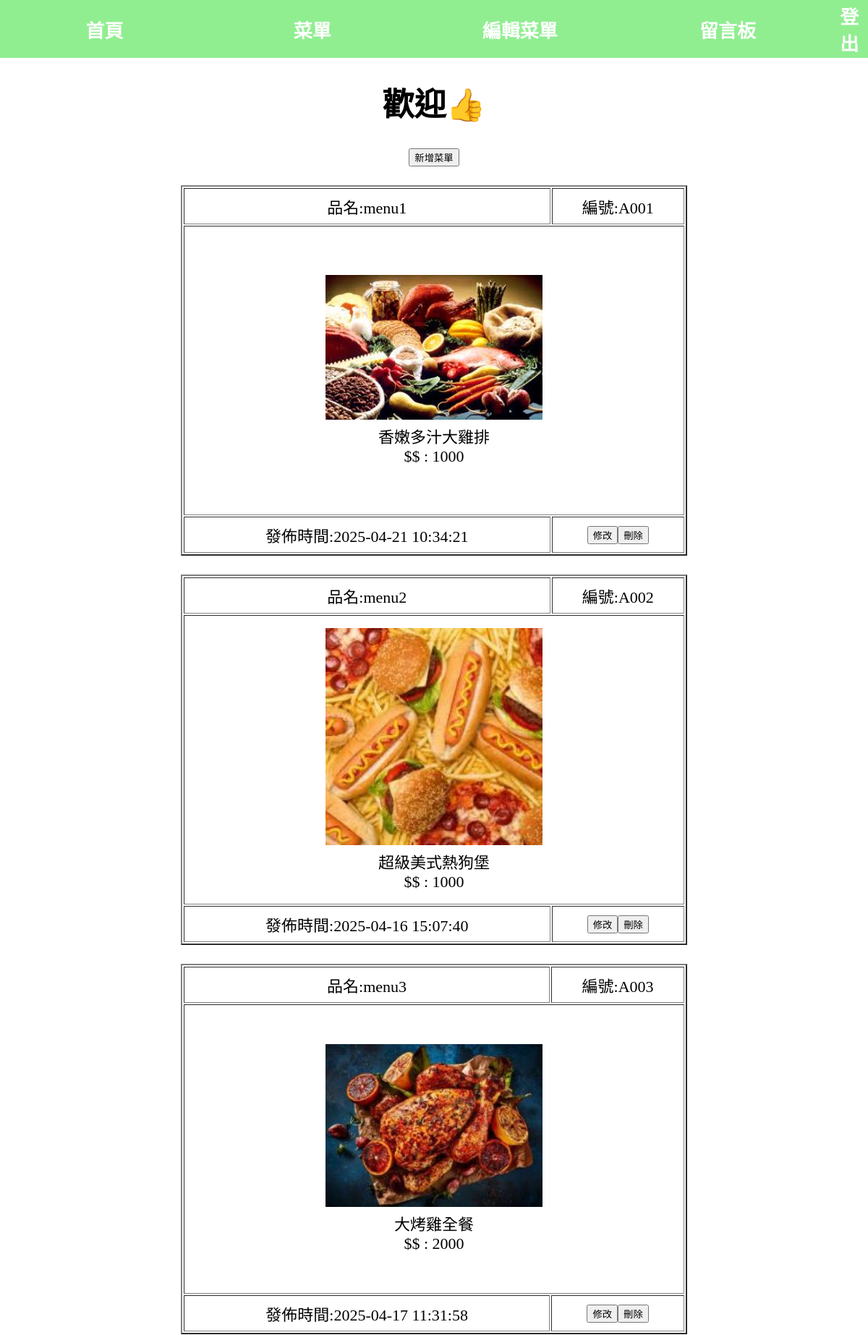
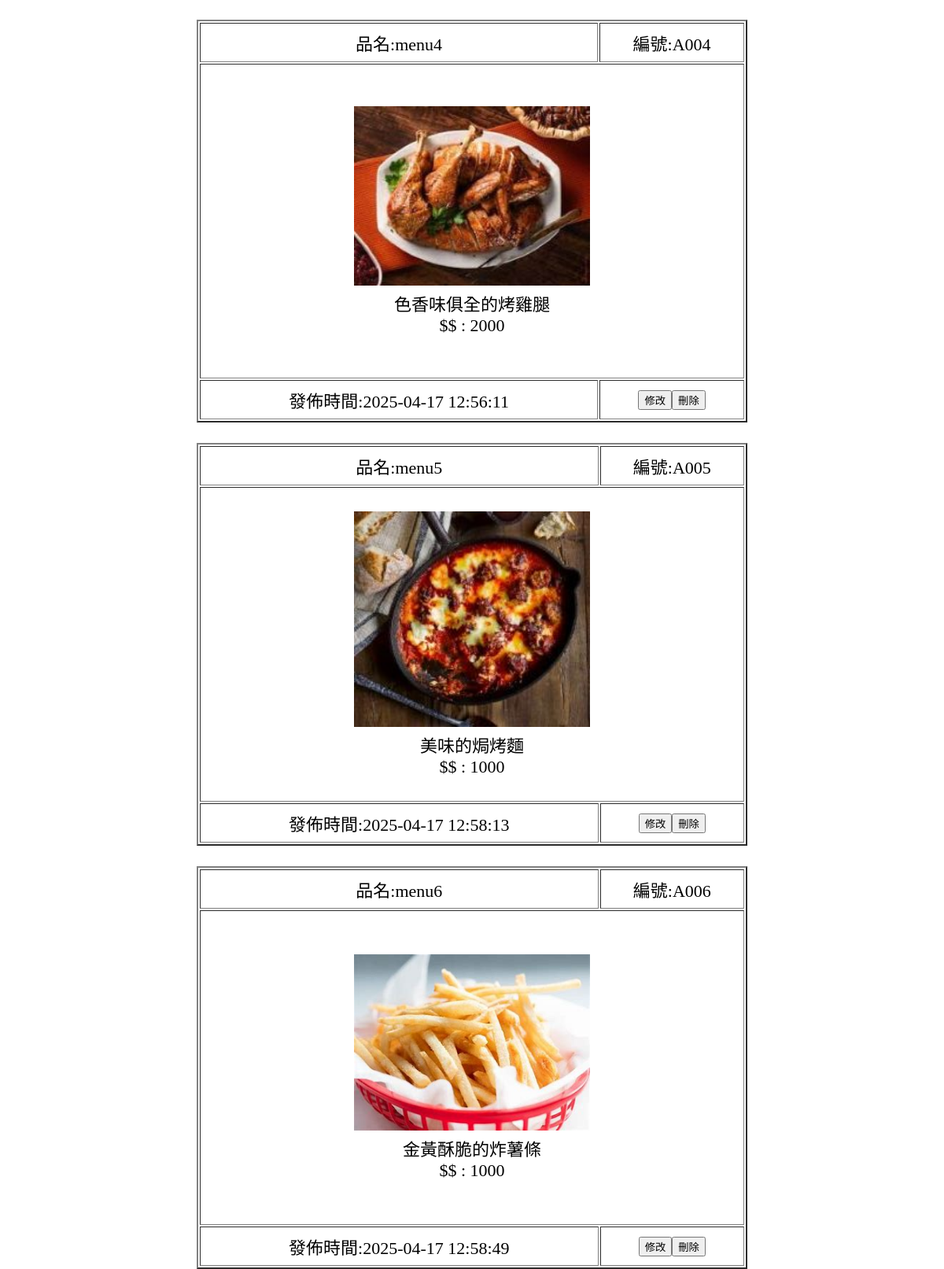
The page /menu user o.php on the database its author committed (2 pictures, top to bottom).
### tables this page shows
CREATE TABLE `food` (
  `id` int(11) NOT NULL,
  `c_num` varchar(20) NOT NULL,
  `c_name` varchar(20) NOT NULL,
  `c_money` int(11) NOT NULL,
  `img` text NOT NULL,
  `add_time` datetime NOT NULL,
  `text` varchar(20) NOT NULL
);

### menu user o.php (the view, shortened to what this page needs)
<!DOCTYPE html>
<html lang="zh-Hant">
    <head>
        <?php include("db.php");?>
    </head>
    <body>
    </head>
    <body align="center">
<div class="a1">
    <table align="center">
        <tr>
            <td><a href="index user o.php">首頁</a></td>
            <td><a href="index user o food.php">菜單</a></td>
            <td><a href="menu user o.php">編輯菜單</a></td>
            <td><a href="msg o.php">留言板</a></td>
            <td><a href="logout.php">登出</a></td>
        </tr>
    </table>
</div>
        <tr>
            <td colspan="5" align="center">
                <h1>歡迎<?php echo $_SESSION['name']; ?>👍</h1>
            </td>
        </tr>
        <tr >
            <td class="content">
                <table>
                    <button type="button" onclick="location.href='add food.php'">新增菜單</button>
<form action="add%20food%20user%20o.php" method="get">
                    <?php
            $sql="SELECT * FROM `food` WHERE 1";
            $res=mysqli_query($link,$sql);
            if(mysqli_num_rows($res)>0){
                while($row=mysqli_fetch_assoc($res)){
                    echo "<table style='width:700px' border='2' align='center'>";
                    echo "<tr style='height:50px'>";
                    echo "<td>".'品名:'.$row["c_name"]."</td>";
                    echo "<td>".'編號:'.$row["c_num"]."</td>";
                    echo "</tr>";
                    echo "<tr style='height:400px'><td colspan='2'>"."<img src='img/".$row['img']."' style='width:300px'><br>".$row["text"].
                     "<br>$$ : ".$row["c_money"]."</td></tr>";
                    echo "<tr style='height:50px'>";
                    echo "<td>".'發佈時間:'.$row["add_time"]."</td>";
                        echo "<td><button type='button' onclick=location.href='add%20food%20user%20o.php?id=".$row['id']."'>修改</button><input type='button' value='刪除' onclick=location.href='del%20food.php?id=".$row['id']."'></td>";
                    echo "</tr>";
                    echo "<br>";
                    echo "</table>";
                }
            }
        ?></form>
        </td>
        </tr>
</body>
</html>

### menu user o.php (style rules this page uses)
body { font-family:'DFKai-sb';font-size: 22px; }
body, html { height: 100%; margin: 0; }
.a1 { width: 100%; background-color: lightgreen; border-collapse: collapse; }
.a1 td { width: 24%; }
.a1 a { text-decoration: none; color: white; font-size: 26px; font-weight: bold; }

### rows shown on the page
food: c_name "menu1", c_num "A001", img (picture), text "香嫩多汁大雞排", c_money "1000", add_time "2025-04-21 10:34:21"
food: c_name "menu2", c_num "A002", img (picture), text "超級美式熱狗堡", c_money "1000", add_time "2025-04-16 15:07:40"
food: c_name "menu3", c_num "A003", img (picture), text "大烤雞全餐", c_money "2000", add_time "2025-04-17 11:31:58"
food: c_name "menu4", c_num "A004", img (picture), text "色香味俱全的烤雞腿", c_money "2000", add_time "2025-04-17 12:56:11"
food: c_name "menu5", c_num "A005", img (picture), text "美味的焗烤麵", c_money "1000", add_time "2025-04-17 12:58:13"
food: c_name "menu6", c_num "A006", img (picture), text "金黃酥脆的炸薯條", c_money "1000", add_time "2025-04-17 12:58:49"
